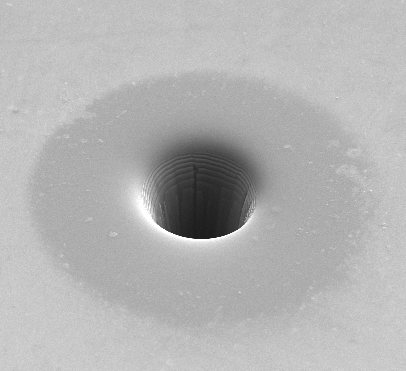
#> input picture data/0.png, 406 x 371 px
$ python analyze_spot.py data/0.png
#> lines starting #> are read from the running program, lines starting #| are printed output that depends on the picture; after the words box and inside, x2 and y2 are one past the last pixel; in counts of white or black regions, pixels touching at a corner belong together
### helpers.py
"""
=========================================================================
Brief: Helper functions
Authors:
    Marek Mudroň (xmudro04)
    Matej Kunda  (xkunda00)
    Samuel Repka (xrepka07)
File: helpers.py
Date: April 2023
=========================================================================
"""

import configparser
from typing import Tuple

import cv2 as cv
import numpy as np


def loadImage(path: str) -> np.ndarray:
    """Attempts to load an image and remove info strip if .hdr file is available.

    Args:
        path (str): Path to file. Header file is expected to be in the same folder and have unusal format
        (.png replaced with -png.hdr)

    Raises:
        Exception: If path to file is invalid

    Returns:
        np.ndarray: Loaded image [with cropped info strip].
    """
    img = cv.imread(path, cv.IMREAD_GRAYSCALE)
    if img is None:
        raise NameError(f"Invalid image path: {path}")
    inipath = path[:-4] + "-png.hdr"
    config = configparser.ConfigParser()
    try:
        config.read(inipath)
        ssize = int(config["MAIN"]["ImageStripSize"])
        img = img[:-ssize]

    except KeyError:
        pass
    return img


def loadPixelsize(path: str) -> Tuple[float, float]:
    """Attempt to load pixelsize from .hdr file associated with the image

    Args:
        path (str): Path to the image

    Returns:
        Tuple[float, float]: PixelSizeX, PixelSizeY
    """
    inipath = path[:-4] + "-png.hdr"
    pxsx = pxsy = 1.

    config = configparser.ConfigParser()
    try:
        config.read(inipath)
        xs = float(config["MAIN"]["PixelSizeX"])
        ys = float(config["MAIN"]["PixelSizeY"])
        pxsx = xs
        pxsy = ys

    except KeyError:
        pass

    return pxsx, pxsy

### histogram_analysis.py
"""
=========================================================================
Brief: Height measurement using histogram analysis
Authors:
    Marek Mudroň (xmudro04)
    Matej Kunda  (xkunda00)
    Samuel Repka (xrepka07)
File: histogram_analysis.py
Date: April 2023
=========================================================================
"""

import cv2 as cv
import numpy as np


def find_height(img: np.ndarray) -> int:
    """Find height of the spot on the thresholded image.

    Args:
        img (np.ndarray): Thresholded image

    Returns:
        int: Height
    """

    # Iterate over the columns
    max_count = 0
    for j in range(img.shape[1]):
        col = img[:, j]
        start = False
        c = count = 0
        for i in range(img.shape[0]):
            if col[i] == 0:
                if not start:
                    start = True
                c += 1
            elif start:
                start = False
                if c > count:
                    count = c
                c = 0

        if count > max_count:
            max_count = count

    return max_count


def determineHeight(img: np.ndarray) -> int:
    """Determine height of the middle part of the spot using image thresholding.

    Args:
        img (np.ndarray): Inut image

    Returns:
        int: Height
    """

    # Get histogram
    r = img.ravel()
    counts, _ = np.histogram(r, bins=256, range=(0, 255))

    # Smooth the values
    counts = np.convolve(counts, [1, 1, 1, 1, 1, 1, 1], 'same')

    # find first peak
    firstPeak = 0
    # 0.1 is empirical value that is scaled according to image size
    expectedPeakRising = (img.shape[0]*0.1) * (img.shape[1]*0.1)
    for i, item in enumerate(counts):
        if item > expectedPeakRising:
            firstPeak = i
            break

    minMin = 9999999999
    minI = 0
    rising = 0
    # find first valley to the left of first peak
    for i in range(firstPeak, 0, -1):
        if minMin > counts[i]:
            minMin = counts[i]
            minI = i
            rising = 0
        else:
            rising += 1
            if rising > 5:
                break

    # hard minimum necessary for some ugly images
    minI = max(minI, 45)

    _, out = cv.threshold(img, minI, 255, cv.THRESH_BINARY)

    return find_height(out)

### correlation_procedure.py
"""
=========================================================================
Brief: FIB spot measurement using correlation
Authors:
    Marek Mudroň (xmudro04)
    Matej Kunda  (xkunda00)
    Samuel Repka (xrepka07)
File: correlation_procedure.py
Date: April 2023
=========================================================================
"""

from typing import Tuple, Union
import cv2 as cv
import numpy as np
from kernels import *


def wiggle(img: np.ndarray, width: int, height: int) -> Tuple[Tuple[int, int], Tuple[int, int]]:
    """Attempt to fit an ellipse with parameters similar to given width and height to the lower edge of the spot.

    Args:
        img (np.ndarray): Input image
        width (int): Approximate width of the spot
        height (int): Approximate height of the spot

    Returns:
        Tuple[Tuple[int,int], Tuple[int,int]]:((xpos, ypos), (width, height)) of the fitted ellipse
    """
    # determine ranges
    min_width = int(width*0.9)
    max_width = int(width*1.1)
    min_height = int(height * 0.9)
    max_height = int(height * 1.0)

    # will hold best parameters
    best_score = -np.inf
    best_center = None
    best_width = None
    best_height = None

    for width in range(min_width, max_width):
        for height in range(min_height, max_height):
            kernel = lower20(width, height)
            mask = cv.filter2D(img, cv.CV_32F, kernel)
            amin = np.unravel_index(np.argmax(mask, axis=None), mask.shape)
            center = (amin[1], amin[0])

            # if better kernel respone, save parameters
            if mask[amin] > best_score:
                best_score = mask[amin]
                best_center = center
                best_width = width
                best_height = height

    return best_center, (best_width, best_height)


def fitEllipse(img: np.ndarray, height: Union[int, None] = None) -> Tuple[Tuple[int, int], Tuple[int, int]]:
    """Fit ellpise to the middle part of the spot

    Args:
        img (np.ndarray): Input image
        height (Union[int, None], optional): Height if known. If not, sin(55)*width will be used. Defaults to None.

    Returns:
        Tuple[Tuple[int,int], Tuple[int,int]]: ((xpos, ypos), (width, height)) of the fitted ellipse
    """
    img_width, _ = img.shape
    min_width = int(img_width*0.1)
    max_width = int(img_width*0.9)

    best_score = -np.inf
    for width in range(min_width, max_width):
        kernel = half_empty_norm(width, height)
        mask = cv.filter2D(img, cv.CV_32F, kernel)
        amin = np.unravel_index(np.argmax(mask, axis=None), mask.shape)
        if mask[amin] > best_score:
            best_score = mask[amin]
            best_width = width

    if not height:
        width, height = get_ellipse_size(best_width)

    return wiggle(img, best_width, height)

### kernels.py
"""
=========================================================================
Brief: Function for creation of convolution kernels
Authors:
    Marek Mudroň (xmudro04)
    Matej Kunda  (xkunda00)
    Samuel Repka (xrepka07)
File: kernels.py
Date: April 2023
=========================================================================
"""

from typing import Tuple, Union
import numpy as np
import cv2 as cv


# [10 lines left out: function get_ellipse_size, not called in this run]


def half_empty(width: int, height: Union[int, None] = None):
    """Create kernel with an ellipse, that is 0 in the upper half of the kernel.

    Args:
        width (int): width of the ellipse
        height (int, optional): Height of the ellipse. Uses sin(55)*width if None. Defaults to None.

    Returns:
        np.ndarray: Kernel
    """
    if not height:
        width, height = get_ellipse_size(width)
    kernel = np.zeros((height, width), dtype=np.float32)
    kernel[height//2:, :] = 2  # make upper half of filter equal to zero
    filled_region = cv.ellipse(kernel, (width//2, height//2), (width//2, height//2), 0, 0, 360, 1, thickness=-1)
    filled_region_mask = np.array(filled_region == 1)
    kernel[filled_region_mask] = -1
    kernel[:height//2, :] = 0
    kernel[kernel == 2] = 1
    return kernel


def half_empty_norm(width, height=None):
    """Create a normalized kernel with an ellipse, that is 0 in the upper half.

    Args:
        width (int): width of the ellipse
        height (int, optional): Height of the ellipse. Uses sin(55)*width if None. Defaults to None.

    Returns:
        np.ndarray: Kernel
    """
    kernel = half_empty(width, height)
    filled_region_mask = kernel == -1
    kernel[filled_region_mask] /= np.count_nonzero(filled_region_mask)
    positive_mask = kernel == 1
    kernel[positive_mask] /= np.count_nonzero(positive_mask)
    return kernel


def lower20(width, height=None):
    """Create a normalized kernel with an ellipse, that is 0 in the upper 80% if the kernel.

    Args:
        width (int): width of the ellipse
        height (int, optional): Height of the ellipse. Uses sin(55)*width if None. Defaults to None.

    Returns:
        np.ndarray: Kernel
    """
    if not height:
        width, height = get_ellipse_size(width)

    area = np.pi * width//2 * height//2
    val = 2/(width*height - area)
    kernel = np.full((height, width), val/3, dtype=np.float32)
    cv.ellipse(kernel, (width//2, height//2), (width//2, height//2), 0, 0, 180, -2.5/area, thickness=-1)
    kernel[:int(height*0.75), :] = 0
    return kernel

### halo_detection.py
"""
=========================================================================
Brief: FIB spot halo detection
Authors:
    Marek Mudroň (xmudro04)
    Matej Kunda  (xkunda00)
    Samuel Repka (xrepka07)
File: halo_detection.py
Date: April 2023
=========================================================================
"""

from typing import Tuple
import cv2 as cv
import numpy as np
from ellipse import LsqEllipse


def findSeed(img: np.ndarray) -> Tuple[int, int]:
    """Find place where it is best to begin floodfill

    Args:
        img (np.ndarray): Input image

    Returns:
        Tuple[int,int]: (posx, posy)
    """
    # blur the image with a chonky kernel
    ksize = min(img.shape)//5
    kernel = np.ones((ksize, ksize), np.float32)/(ksize**2)
    im = img.astype(np.float32)
    dst = cv.filter2D(im, -1, kernel)
    # find the minimum
    _, _, minLoc, _ = cv.minMaxLoc(dst)
    return minLoc


def detectHalo(img: np.ndarray) -> Tuple[Tuple[float, float], float, float, float]:
    """Perform halo detection using background removal

    Args:
        img (np.ndarray): Input image

    Returns:
        Tuple[(float, float), float, float, float]: Parameters of fitted ellipse ((posx, posy),width, height, phi)
    """
    center = (img.shape[1]//2, img.shape[0]//2)

    # filter part of the image, where only background should be
    ellipseMask = np.zeros_like(img, dtype=np.uint8)
    ellipseMask = cv.ellipse(ellipseMask, center, center, 0, 0, 360, 255, -1)
    ellipseMaskInv = np.bitwise_not(ellipseMask).astype(np.uint8)
    background = np.bitwise_and(img, ellipseMaskInv)

    # find background mean and standard deviation
    counts, _ = np.histogram(background, 256, [0, 256])
    counts[0] = 0
    thresh = max(counts) / 10
    counts[counts < thresh] = 0
    probs = counts / np.sum(counts)
    vals = list(range(256))
    mean = np.sum(probs * vals)
    sd = np.sqrt(np.sum(probs * (vals - mean)**2))

    # mask out where the background should be
    mask = np.logical_or(img > (mean+sd*3), img < mean-sd*3)
    mask = mask.astype(np.uint8)

    # filter out background to reduce noise
    amask = np.logical_and(mask, ellipseMask).astype(np.uint8)

    # close to create a filled region if possible
    exmask = cv.morphologyEx(amask, cv.MORPH_CLOSE, np.ones((7, 7)))

    # remove noise
    mmask = cv.medianBlur(exmask, 5)

    # make sure, that floodfill gets everywhere
    mmask[0] = 0
    mmask[-1] = 0
    mmask[:, 0] = 0
    mmask[:, -1] = 0

    # close and double floodfill to hopefuly extract only the spot
    ffmask = np.zeros_like(mmask, dtype=np.uint8)
    ffmask = np.zeros((mmask.shape[0]+2, mmask.shape[1]+2), dtype=np.uint8)

    cv.floodFill(mmask, ffmask, (0, 0), 1, flags=cv.FLOODFILL_MASK_ONLY)
    fmask2 = np.zeros_like(ffmask)
    seed = findSeed(ffmask)

    ksize = round(img.shape[1]/512 * 21)
    exmask2 = cv.morphologyEx(ffmask[1:-1, 1:-1], cv.MORPH_CLOSE, np.ones((ksize, ksize)))

    cv.floodFill(exmask2, fmask2, seed, 1, flags=cv.FLOODFILL_MASK_ONLY)
    fmask2 = fmask2[1:-1, 1:-1]

    # extract the edge
    dilated = cv.morphologyEx(fmask2, cv.MORPH_DILATE, np.ones((3, 3)))
    edge = dilated - fmask2

    a, b = np.nonzero(edge)
    params = fitEllipse(b, a)

    # sometimes, artifacts are present inside of the filtered region. This is an attempt to remove them and improved fit precision.
    filtered = edge.copy()
    center, width, height, phi = params
    c = np.rint(center).astype(int)
    a = np.rint((width-10, height-10)).astype(int)

    cv.ellipse(filtered, c, a, np.rad2deg(phi), 0, 360, 0, -1)

    a, b = np.nonzero(filtered)
    params = fitEllipse(b, a)

    return params


def fitEllipse(xs: np.ndarray, ys: np.ndarray) -> Tuple[Tuple[float, float], float, float, float]:
    """Fit points to an ellipse
    Args:
        xs (np.ndarray): List of x coordinates of points
        ys (np.ndarray): List of y coordinates of points

    Returns:
        Tuple[(float, float), float, float, float]: Parameters of fitted ellipse ((posx, posy),width, height, phi)
    """

    X = np.array(list(zip(xs, ys)))
    if X.size == 0:
        raise ValueError("Unable to detect spot.")
    reg = LsqEllipse().fit(X)
    return reg.as_parameters()

### analyze_spot.py
"""
=========================================================================
Brief: FIB spot measurement for ZPO project
Authors:
    Marek Mudroň (xmudro04)
    Matej Kunda  (xkunda00)
    Samuel Repka (xrepka07)
File: analyze_spot.py
Date: April 2023
=========================================================================
"""

from typing import Tuple
from matplotlib.patches import Ellipse
import matplotlib.pyplot as plt
import numpy as np
from correlation_procedure import fitEllipse
from halo_detection import detectHalo
from helpers import loadImage, loadPixelsize
from histogram_analysis import determineHeight
from argparse import ArgumentParser, Namespace
import cv2 as cv


def parse_args() -> Namespace:
    """Parse arguments given to the script

    Returns:
        Namespace: Parsed arguments
    """
    args = ArgumentParser()
    args.add_argument("image", help="Path to the image")
    return args.parse_args()


# [80 lines left out: functions plotMeasurement, prefixAndMultiplier, printResults, not called in this run]


def main(path: str) -> None:
    """Main function

    Args:
        path (str): path to image
    """
#> called with path = 'data/0.png'
    # load required data
    img = loadImage(path)
#> in loadImage, img is the input picture: shape (371, 406); min 27, max 255, mean 179.5
    pxsx, pxsy = loadPixelsize(path)

    # smooth the image
    img = cv.GaussianBlur(img, (5, 5), 0)

    # find parameters
    firstHeight = determineHeight(img)
#> in determineHeight, `counts, _ = np.histogram(r, bins=256, range=(0, 255))`: counts = 256 values, max 9360 at index 173, min 0 at index 0, mean 588.4
#> in determineHeight, `counts = np.convolve(counts, [1, 1, 1, 1, 1, 1, 1], 'same')`: counts = 256 values, max 54098 at index 194, min 0 at index 0, mean 4118.2
#> the loop in determineHeight, `for i, item in enumerate(counts):` made 162 passes
#> firstPeak on pass 162: 161
#> the loop in determineHeight, `for i in range(firstPeak, 0, -1):` made 42 passes
#> minMin on passes 1 to 8: 1608, 1447, 1322, 1215, 1123, 1035, 984, 915
#> after the loop in determineHeight, `for i in range(firstPeak, 0, -1):`: minI = 126; minMin = 408; rising = 6
#> in determineHeight, `_, out = cv.threshold(img, minI, 255, cv.THRESH_BINARY)`:
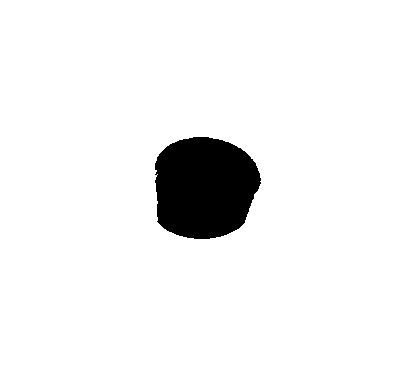
#> out: shape (371, 406); 94.2% white; 1 black region, box (x1, y1, x2, y2) and area: (155, 137, 261, 239) 8730
#> after the loop in find_height, `for j in range(img.shape[1]):`: max_count = 102
#> firstHeight = 102
    spot_center, spot_size = fitEllipse(img, firstHeight)
#> the loop in fitEllipse, `for width in range(min_width, max_width):` made 296 passes
#> (amin, best_score) on passes 1, 2, 4, 12, 16, 18, 20, 24: ((203, 201), 92.02), ((201, 196), 98.29), ((201, 197), 100.3), ((201, 196), 100.5), ((200, 194), 101.3), ((200, 195), 101.7), ((200, 196), 102.7), ((199, 197), 103.5)
#> pass 1, in half_empty_norm, `filled_region_mask = kernel == -1`:
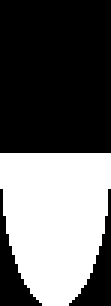
#> filled_region_mask: shape (102, 37) bool (shown 3 times larger); 40.1% white; 1 white region, box (x1, y1, x2, y2) and area: (0, 51, 37, 102) 1513
#> after the loop in fitEllipse, `for width in range(min_width, max_width):`:
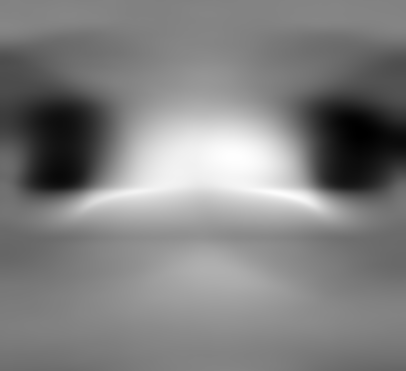
#> mask: shape (371, 406) float32; min -45.65, max 44.91, mean 0.1; drawn with min black and max white
#> after the loop in fitEllipse, `for width in range(min_width, max_width):`: best_score = 143.4; best_width = 112
#> in wiggle, `min_width = int(width*0.9)`: min_width = 100
#> in wiggle, `max_width = int(width*1.1)`: max_width = 123
#> in wiggle, `min_height = int(height * 0.9)`: min_height = 91
#> in wiggle, `max_height = int(height * 1.0)`: max_height = 102
#> the loop in wiggle, `for width in range(min_width, max_width):` made 23 passes
#> after the loop in wiggle, `for width in range(min_width, max_width):`:
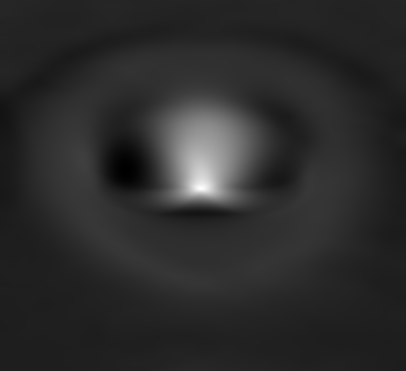
#> mask: shape (371, 406) float32; min -52.53, max 32.56, mean -37.8; drawn with min black and max white
    halo_center, halo_width, halo_height, halo_phi = detectHalo(img)
#> in detectHalo, `mmask = cv.medianBlur(exmask, 5)`:
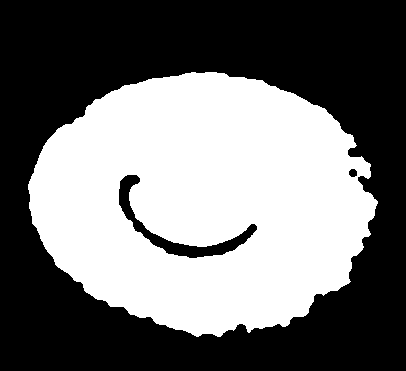
#> mmask: shape (371, 406); values 0 (black) and 1 (white), 44.8% white; 1 white region, box (x1, y1, x2, y2) and area: (28, 72, 378, 337) 67452
#> in detectHalo, `cv.floodFill(exmask2, fmask2, seed, 1, flags=cv.FLOODFILL_MASK_ONLY)`:
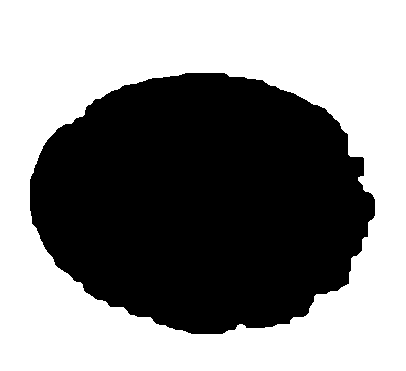
#> exmask2: shape (371, 406); values 0 (black) and 1 (white), 54.2% white; 1 black region, box (x1, y1, x2, y2) and area: (30, 73, 375, 334) 68991
#> in detectHalo, `a, b = np.nonzero(edge)`:
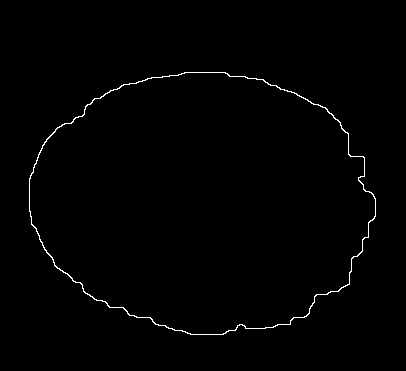
#> edge: shape (371, 406); values 0 (black) and 1 (white), 0.82% white in thin lines or dots, all inside (x1, y1, x2, y2) = (29, 72, 376, 335)

    # report measurements
    printResults(pxsx, pxsy, spot_size, halo_width, halo_height, halo_phi)
    plotMeasurement(img, (spot_center, spot_size, 0.), (halo_center, (halo_width, halo_height), halo_phi))


if __name__ == "__main__":
    args = parse_args()
    main(args.image)
#> (the call stopped at in fitEllipse, `reg = LsqEllipse().fit(X)`: ellipse is not available in this run)

$ run again, on data/2.png
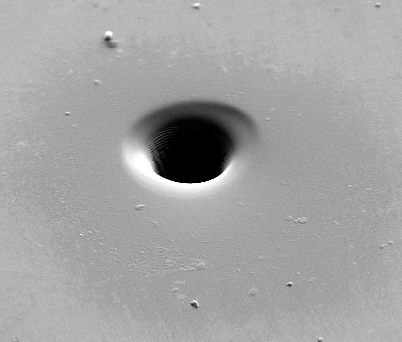
#> input picture data/2.png, 402 x 342 px
#> in loadImage, img is the input picture: shape (342, 402); min 0, max 255, mean 163.5
#> in determineHeight, `counts, _ = np.histogram(r, bins=256, range=(0, 255))`: counts = 256 values, max 9178 at index 162, min 17 at index 32, mean 537
#> in determineHeight, `counts = np.convolve(counts, [1, 1, 1, 1, 1, 1, 1], 'same')`: counts = 256 values, max 50522 at index 163, min 156 at index 32, mean 3728.8
#> the loop in determineHeight, `for i, item in enumerate(counts):` made 1 pass
#> (item, firstPeak) on pass 1: (2768, 0)
#> after the loop in determineHeight, `for i in range(firstPeak, 0, -1):`: minI = 0; minMin = 9999999999; rising = 0
#> in determineHeight, `minI = max(minI, 45)`: minI = 45
#> in determineHeight, `_, out = cv.threshold(img, minI, 255, cv.THRESH_BINARY)`:
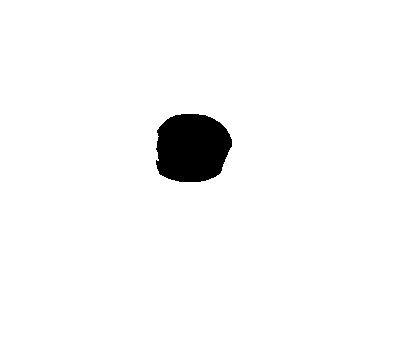
#> out: shape (342, 402); 96.9% white; 1 black region, box (x1, y1, x2, y2) and area: (156, 114, 232, 182) 4242
#> after the loop in find_height, `for j in range(img.shape[1]):`: max_count = 68
#> the loop in fitEllipse, `for width in range(min_width, max_width):` made 273 passes
#> (amin, best_score) on passes 1, 7, 11, 13, 15, 19, 21, 25: ((158, 181), 142.7), ((158, 185), 144.5), ((157, 185), 146.4), ((157, 186), 148), ((157, 188), 149.8), ((156, 188), 152.8), ((156, 189), 157.8), ((155, 184), 160.8)
#> after the loop in fitEllipse, `for width in range(min_width, max_width):`: best_score = 210.4; best_width = 84
#> in wiggle, `min_width = int(width*0.9)`: min_width = 75
#> in wiggle, `max_width = int(width*1.1)`: max_width = 92
#> min_height = 61
#> max_height = 68
#> the loop in wiggle, `for width in range(min_width, max_width):` made 17 passes
#> after the loop in wiggle, `for width in range(min_width, max_width):`: best_center = (189, 152); best_height = 61; best_score = 61.35; best_width = 85
#> spot_center = (189, 152); spot_size = (85, 61)
#> ellipseMask: shape (342, 402); 78.8% white; 4 black regions, box (x1, y1, x2, y2) and area: (0, 0, 188, 162) 7472, (215, 0, 402, 152) 7299, (0, 181, 176, 342) 7275, (227, 191, 402, 342) 7103
#> in detectHalo, `counts, _ = np.histogram(background, 256, [0, 256])`: counts = 256 values, max 108335 at index 0, min 0 at index 1, mean 537
#> thresh = 268.8
#> probs = 256 values, max 0.0947 at index 179, min 0 at index 0, mean 0.00391
#> mean = 179
#> sd = 4.73
#> amask: shape (342, 402); values 0 (black) and 1 (white), 42.4% white; 97 white regions (83 under 20 px), largest, box (x1, y1, x2, y2) and area: (22, 74, 392, 334) 57236, (100, 30, 118, 53) 248, (13, 185, 30, 194) 60
#> exmask: shape (342, 402); values 0 (black) and 1 (white), 48.5% white; 11 white regions (8 under 20 px), largest, box (x1, y1, x2, y2) and area: (13, 67, 402, 337) 66354, (100, 30, 118, 53) 280, (192, 0, 201, 10) 72
#> im: shape (344, 404) float32; values 0 (black) and 1 (white), 48.4% white; 1 white region, box (x1, y1, x2, y2) and area: (0, 0, 404, 344) 67216
#> exmask2: shape (342, 402); values 0 (black) and 1 (white), 48.7% white; 1 white region, box (x1, y1, x2, y2) and area: (0, 0, 402, 342) 66932
#> in detectHalo, `a, b = np.nonzero(edge)`:
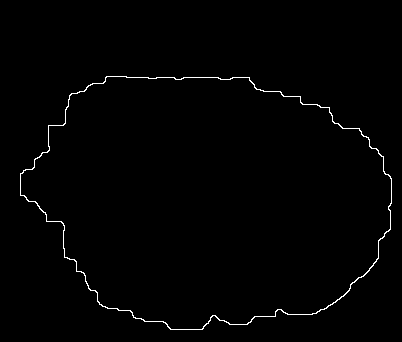
#> edge: shape (342, 402); values 0 (black) and 1 (white), 0.94% white in thin lines or dots, all inside (x1, y1, x2, y2) = (20, 76, 392, 330)
